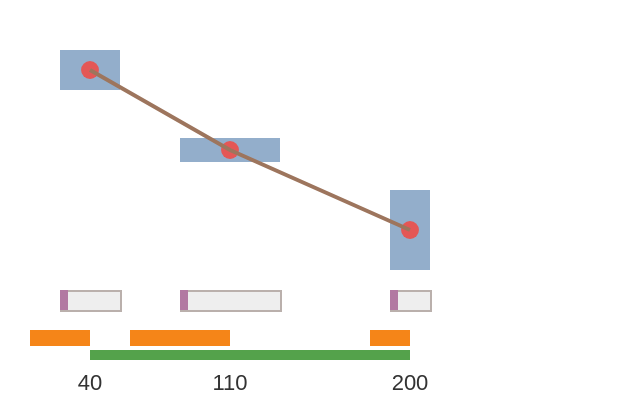

The specification (Vega-Lite) saved for this image:
### Vega specification from a JSON file in a GitHub repository (floating-point values rounded to 4 significant figures)
{"$schema": "https://vega.github.io/schema/vega/v5.json", "width": 300, "height": 200, "padding": 5, "data": [{"name": "points", "values": [{"x": 40, "y": 30, "w": 30, "h": 20}, {"x": 110, "y": 70, "w": 50, "h": 12}, {"x": 200, "y": 110, "w": 20, "h": 40}]}], "marks": [{"type": "rect", "from": {"data": "points"}, "encode": {"enter": {"xc": {"field": "x"}, "yc": {"field": "y"}, "width": {"field": "w"}, "height": {"field": "h"}, "fill": {"value": "#4c78a8"}, "fillOpacity": {"value": 0.6}}}}, {"type": "rect", "from": {"data": "points"}, "encode": {"enter": {"x2": {"field": "x"}, "width": {"field": "w"}, "y": {"value": 160}, "height": {"value": 8}, "fill": {"value": "#f58518"}}}}, {"type": "rect", "from": {"data": "points"}, "encode": {"enter": {"x": {"field": "x"}, "x2": {"value": 60}, "y": {"value": 175}, "y2": {"value": 170}, "fill": {"value": "#54a24b"}}}}, {"type": "symbol", "from": {"data": "points"}, "encode": {"enter": {"xc": {"field": "x"}, "yc": {"field": "y"}, "size": {"value": 80}, "fill": {"value": "#e45756"}}}}, {"type": "text", "from": {"data": "points"}, "encode": {"enter": {"xc": {"field": "x"}, "yc": {"value": 190}, "text": {"field": "x"}, "align": {"value": "center"}, "fill": {"value": "#333"}}}}, {"type": "line", "from": {"data": "points"}, "encode": {"enter": {"xc": {"field": "x"}, "y": {"field": "y"}, "stroke": {"value": "#9d755d"}, "strokeWidth": {"value": 2}}}}, {"type": "group", "from": {"data": "points"}, "encode": {"enter": {"xc": {"field": "x"}, "yc": {"value": 145}, "width": {"field": "w"}, "height": {"value": 10}, "fill": {"value": "#eeeeee"}, "stroke": {"value": "#bab0ac"}}}, "marks": [{"type": "rect", "encode": {"enter": {"x": {"value": 0}, "width": {"value": 4}, "y": {"value": 0}, "height": {"value": 10}, "fill": {"value": "#b279a2"}}}}]}]}
